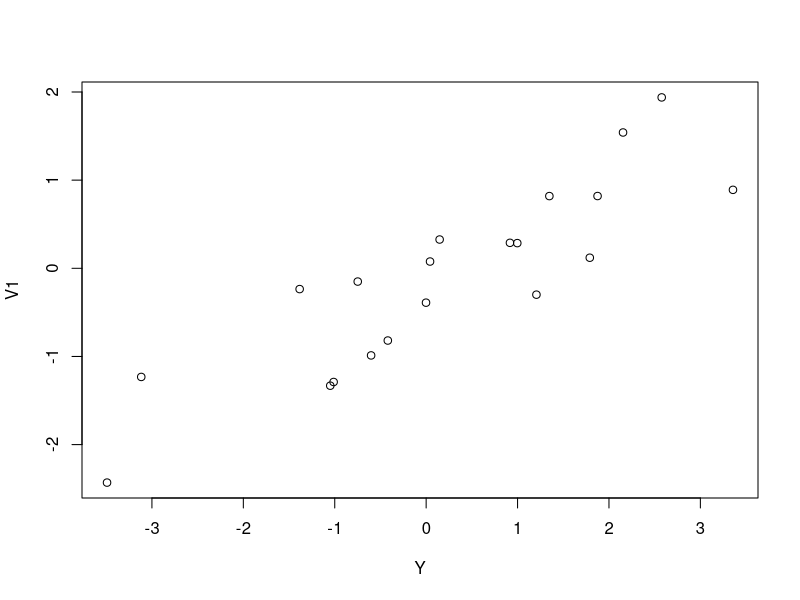
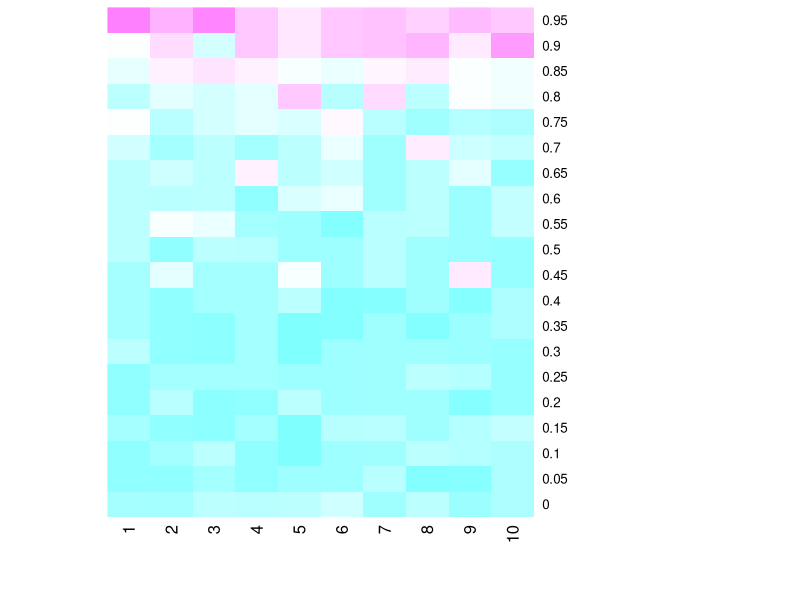

Generate these figures, in order, with R:
## ---- chunk 1
library(MASS)
library(magrittr)
library(dplyr)
set.seed(5000)

createSigma <- function(corr=.9) {
Sigma <- diag(4) 
Sigma[1,2] = Sigma[2,1] = corr
return(Sigma)
}

simulateData <- function(V2coef=1,corr=.9,n=20) {
  mvrnorm(n = n, mu=rep(0,4), createSigma(corr), tol = 1e-6, empirical = FALSE, EISPACK = FALSE) %>% 
  as.data.frame %>%
  rename(V2_alt = V2, e1 = V3, e2 = V4) %>%
  transform(Y=  V1 + V2_alt + e1,
            V2_null = V1 + e2) %>% return
}

sampleData <- simulateData()
with(sampleData,
     plot(Y,V1))
## ---- chunk 2
simulation <- list(data = sampleData)
simulation$results <- with(simulation$data, list(
  fullModel = lm(Y ~ V1 + V2_alt +V2_null),
  v1Model = lm(Y ~ V1),
  v2_alt_Model = lm(Y ~ V1 + V2_alt),
  v2_null_Model = lm(Y ~ V1 + V2_null)))

#to do lapply(simulation$results, function(x) {assign(names(x)) = x})
attach(simulation$results) #just for this demo
summary(fullModel)$coef
## ---- chunk 3
anova(fullModel)
anova(v1Model,v2_alt_Model)
## ---- chunk 4
anova(v1Model,v2_null_Model)
## ---- chunk 5
v2_alt_ResidModel <- lm(resid(v1Model) ~ sampleData$V2_alt - 1)
summary(v2_alt_ResidModel)$coef

v2_null_ResidModel <- lm(resid(v1Model) ~ sampleData$V2_null -1 )
summary(v2_null_ResidModel)$coef
## ---- chunk 6
#todo!

singleSimulation <- function(corr,true_effect,n_obs) {
  #input:  
  #output: a list with two linear models
  data <- simulateData(V2coef = true_effect,corr = corr,n=n_obs)
  res <- list()
  res$model_null <- lm(Y~V1 + V2_null,data=data)
  res$model_alt <- lm(Y~V1 + V2_alt,data=data)
  return(res)
}

# testWithPValue <- function(linear_model) {
#   #input: a single linear model)
#   #output: p-value associated with ..? 
#   (summary(linear_model)$coef[,colnames(summary(linear_model)$coef)=="Pr(>|t|)"]) %>%
#     return
# }

returnCoeffecients <- function(linear_model) {
  #input: a single linear model
  #output: two coeffecients
  linear_model$coef[3] %>% #[c("V2_alt","V2_null")] %>% // only return one?? 
    return
}

returnPValue <- function(linear_model) {
  temp <- linear_model %>% summary %>% `$`(coef) %>% `[`(3,4)
  #print(linear_model)
  return(temp)
  
  
}


testMethod <- function(significantMethod=returnCoeffecients, corr=seq(0,.95,by=.05),true_effect=(1:10), n_obs=20,n_sim=10) {
  #input: significantMethod function
  #corr: numeric vector correlation of the two variables
  #true_effect: numeric vector of true effects to measure.
  #for each combination of parameters (creates a matrix of all possible parameters)
  #and the false positive result
  true_effect <- c(true_effect) #test type II error as well! 
  sim_results <- expand.grid(corr=corr,true_effect=true_effect,n_obs=n_obs,n_sim=1:n_sim)
  sim_results[paste0("sim_",1:n_sim)] <- NA
  #now, you can run these simulations however you want
  #generate data
  apply(sim_results[c("corr","true_effect","n_obs","n_sim")],1,
        function(x) {
          c(
            x["corr"],
            x["true_effect"],
            x["n_obs"],
            x["n_sim"],
            singleSimulation(corr=x["corr"],true_effect=x["true_effect"] , n_obs = x["n_obs"]) %>% #returns list of two
            sapply(.,significantMethod)
            ) %>%
          #pull coef of interest from both regressions
          return
        }
      ) %>% 
    t %>%
    as.data.frame %>%
    return
}

res<-testMethod(significantMethod=returnPValue)
head(res)
save(res,file="res.RData")

euclideanDistance <- function(x,y) {
  return(sqrt(sum((x-y)^2)))
}

binaryClassification <- function(model_null,model_alt) {  
  (model_null < .05) + (model_alt > .05) %>%
  return
  }

# create a summary
createHeatMap <- function(df,lossFunction=binaryClassification,only_n_obs=20) {
  library(gplots)
  library(tidyr)
  # input: testMethod-result dataframe
  # output: summary data frame
  # side effect: print out a heatmap with loss function
  names(df) <- c("corr","true_effect","n_obs","n_sim","model_null","model_alt")
  temp <- 
  df %>% 
    mutate(true_null=0) %>%
    mutate(loss = binaryClassification(model_null,model_alt)) %>%
     group_by(corr,true_effect,n_obs) %>%
    mutate(true_null = 0) %>%
    summarise(meanLoss = sum(loss)/n())
  print(head(temp))
  
   toPlot <- temp[c("corr","true_effect","meanLoss")] %>% 
     spread(true_effect,meanLoss)
   row.labels <- toPlot$corr #corr values
   
   plotNow <-  toPlot[,2:11] %>% as.matrix
   row.names(plotNow) = row.labels
     heatmap(plotNow,Rowv=NA,Colv=NA,col=cm.colors(256),scale="column",margins=c(5,10))
  return(temp)

}

sim_res <- createHeatMap(res,lossFunction=binaryClassification)
head(sim_res)
save(sim_res,file="heatmap.RData")

## ---- chunk 7

# toPlot <- sim_res %>% 
#   dplyr::select(corr,true_effect,meanLoss) %>%
#   tidyr::spread(corr,meanLoss) %>%
#   data.matrix 
# 
# row.names(toPlot) <- toPlot[,1]
# 
# heatmap(toPlot[,2:20],Rowv=NA,Colv=NA,col=cm.colors(256),scale="column",margins=c(5,10))
#   heatmap.2(Rowv = FALSE,Colv=FALSE,dendrogram="none")
